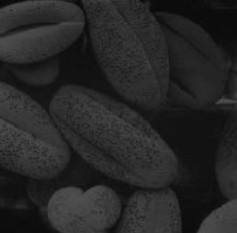
//> input picture images/hist.jpg, 237 x 233 px
$ ./exercise_6   (built with g++ and OpenCV 4)
//> lines starting //> are read from the running program, lines starting //| are printed output that depends on the picture
#include<opencv2/opencv.hpp>
#include<iostream>
#include<vector>
#include<unordered_map>
#include<iterator>
using namespace std;
using namespace cv;

/*
* 统计单通道的Mat中的像素信息， 信息保存在calVec中,calMat: 1*L
* 要求 src CV_8UC1， LMax 为总共的灰度级别
*/
void calHistInfo(const Mat& src, vector<unsigned int>& calVec, vector<unsigned int >& calVecBefor,unsigned int LMax){
	int width = src.cols;
	int height = src.rows;
	int piexl = 0;
	for (int h = 0; h < height; h++)
	{
		for (int w = 0; w < width; w++) {
			piexl = (int)src.at<uchar>(h, w);
			calVec[round(piexl)] += 1;
		}
	}

	calVecBefor[0] = calVec[0];
	for (int i = 1; i < calVec.size(); i++)
	{

		calVecBefor[i] = calVecBefor[i - 1] + calVec[i];
	}
	cout << "统计完毕" << endl;
}

/*
* 构建r 与s 之间的查询表
* s = r/MN * ∑r
*/
void createRSTable(const vector<unsigned int>& calVecBefor,
	unordered_map<unsigned int,unsigned int>& table_rs,unsigned int LMax)
{
	double total = (double)calVecBefor[LMax - 1];
	for (int i =0;i<LMax;i++)
	{
		double s = LMax*(double)calVecBefor[i] * (1.0) / total;
		if (round(s) <= 255) {
			table_rs.insert(make_pair(i, round(s)));
		}
		else
		{
			table_rs.insert(make_pair(i, 255));
		}

	}
}
/*
* 直方图均衡化
*/
void iHistImp(Mat& src, Mat&dst, unordered_map<unsigned int,unsigned int>& table_rs) {

	dst = Mat::zeros(src.size(), src.type());
	int width = src.cols;
	int height = src.rows;
	int piexl = 0;
	for (int h = 0; h < height; h++)
	{
		for (int w = 0; w < width; w++) {
			piexl = (int)src.at<uchar>(h, w);

				auto it = table_rs.find(piexl);
				if (it != table_rs.end())
				{
					dst.at<uchar>(h, w) = it->second;
				}

		}
	}
}

/*
*  用折线图展示直方图均衡前 和直方图均衡后的像素分布差别
*/

void showHistChart(Mat& canvas,unsigned int LMax,vector<unsigned int> calVec,Scalar sca, int thikness)
{
//横轴是灰度级
//纵轴是像素的分布情况，我采取的方法是像素数目最多的为单位1
	int canvas_height = canvas.rows;
	int canvas_step = canvas.cols / LMax;
	auto it = max_element(calVec.begin(), calVec.end());
	unsigned int calMax = *it;

	//开始画折线图
	for (int i = 0; i < LMax-1; i++)
	{
		line(canvas, Point(i * canvas_step, canvas_height - (canvas_height*(1.0)*calVec[i]/calMax)),
			Point((i + 1) * canvas_step, canvas_height - (canvas_height * (1.0) * calVec[i+1] / calMax)),
			sca, thikness, 8);
	}
}
/*
* 彩色图像的直方图均衡化
*/
void BGRHist(Mat& src, Mat& dst)
{
	//将彩色图像的按照BGR三个通道切分
	vector<Mat> splitMat;
	split(src,splitMat);

	//分别对bgr 三个通道进行直方图均衡化
	vector<Mat> mergeMat;
	split(src, mergeMat);
	for (int i = 0; i < 3; i++)
	{
		unsigned int LMax = 256;
		vector<unsigned int> calVec(LMax, 0);
		vector<unsigned int > calVecBefor(LMax, 0);//用于记录灰度级l之前的所以的像素点个数
		calHistInfo(splitMat[i], calVec, calVecBefor, LMax);
		//构建输入像素r 与输出像素s 之间的 一一映射表
		unordered_map<unsigned int, unsigned int > table_rs;
		createRSTable(calVecBefor, table_rs, LMax);
		iHistImp(splitMat[i],mergeMat[i], table_rs);
	}
	merge(mergeMat,dst);
}
int main(int argc, char** argv) {
	Mat src = imread("D:/images/hist.jpg", IMREAD_GRAYSCALE);
//> src is the input picture: 233 rows x 237 cols, CV_8UC1; min 7, max 81, mean 38.3
	if (src.empty()) {
		cout << "erro" << endl;
		exit(0);
	}
	//统计输入图像中的像素信息
	unsigned int LMax = 256;
	vector<unsigned int> calVec(LMax, 0);
	vector<unsigned int > calVecBefor(LMax, 0);//用于记录灰度级l之前的所以的像素点个数
	calHistInfo(src, calVec, calVecBefor,LMax);
//> the loop in calHistInfo, `for (int h = 0; h < height; h++)` made 233 passes
//> piexl on passes 1 to 3: 14, 15, 15
//> after the loop in calHistInfo, `for (int h = 0; h < height; h++)`: piexl = 61; calVec = 256 values, max 3012 at index 18, min 0 at index 0, mean 215.7
//> after the loop in calHistInfo, `for (int i = 1; i < calVec.size(); i++)`: calVecBefor = 256 values from 0 to 55221
//> calVecBefor = 256 values from 0 to 55221

	//构建输入像素r 与输出像素s 之间的 一一映射表
	unordered_map<unsigned int, unsigned int > table_rs;
	createRSTable(calVecBefor,table_rs,LMax);
//> in createRSTable, `double total = (double)calVecBefor[LMax - 1];`: total = 55221
//> the loop in createRSTable, `for (int i =0;i<LMax;i++)` made 256 passes
//> s on passes 1 to 12: 0, 0, 0, 0, 0, 0, 0, 0.0139, 0.0417, 0.102, 0.311, 1.33
//> after the loop in createRSTable, `for (int i =0;i<LMax;i++)`: table_rs = 256 items
//> table_rs = 256 items

	//进行直方图均衡化
	Mat dst;
	iHistImp(src, dst, table_rs);
//> the loop in iHistImp, `for (int h = 0; h < height; h++)` made 233 passes
//> after the loop in iHistImp, `for (int h = 0; h < height; h++)`:
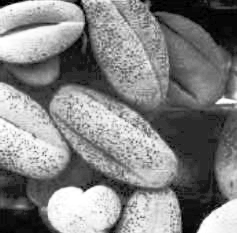
//> dst: 233 rows x 237 cols, CV_8UC1; min 0, max 255, mean 130.5
//> after the loop in iHistImp, `for (int h = 0; h < height; h++)`: piexl = 61


	//opencv 自带的直方图均衡， 比较自己实现的差别
	Mat dst1;
	equalizeHist(src, dst1);
	namedWindow("api_output", WINDOW_AUTOSIZE);
	imshow("api_output", dst1);

	//展示效果
	namedWindow("input", WINDOW_AUTOSIZE);
	namedWindow("output", WINDOW_AUTOSIZE);
	imshow("input", src);
	imshow("output",dst);

	//展示直方图均衡化前的折线图
	Mat canvas = Mat::zeros(Size(512, 512), CV_8UC3);
	canvas = Scalar(255, 255, 255);
	showHistChart(canvas,LMax,calVec,Scalar(0,0,255),2);
//> in showHistChart, `unsigned int calMax = *it;`: calMax = 3012
//> after the loop in showHistChart, `for (int i = 0; i < LMax-1; i++)`:
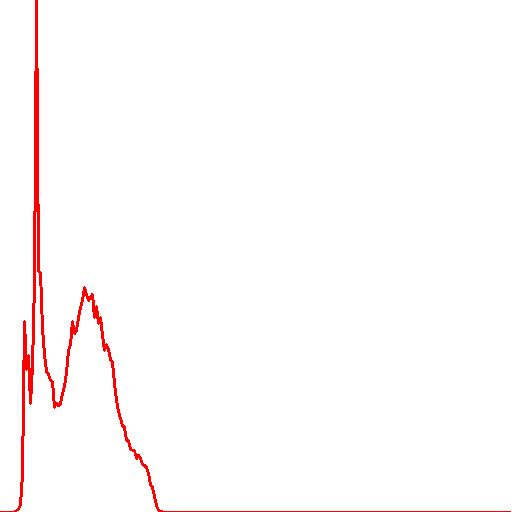
//> canvas: 512 rows x 512 cols, CV_8UC3; mean B, G, R 250.7, 250.7, 255
	namedWindow("canvas", WINDOW_FREERATIO);
	imshow("canvas",canvas);

	// 展示直方图均衡化后的折线图
	vector<unsigned int> calVec1(LMax, 0);
	vector<unsigned int > calVecBefor1(LMax, 0);//用于记录灰度级l之前的所以的像素点个数
	calHistInfo(dst, calVec1, calVecBefor1, LMax);
//> the loop in calHistInfo (call 2), `for (int h = 0; h < height; h++)` made 233 passes
//> piexl on passes 1 to 3: 15, 18, 18
//> calVec1 = 256 values, max 3012 at index 42, min 0 at index 2, mean 215.7; calVecBefor1 = 256 values from 67 to 55221
	Mat canvas1 = Mat::zeros(Size(512, 512), CV_8UC3);
	canvas1 = Scalar(255, 255, 255);
	showHistChart(canvas1, LMax, calVec1, Scalar(255, 0, 0), 2);
//> call 2 of showHistChart, with LMax = 256, sca = Scalar(255), thikness = 2
//> after the loop in showHistChart (call 2), `for (int i = 0; i < LMax-1; i++)`:
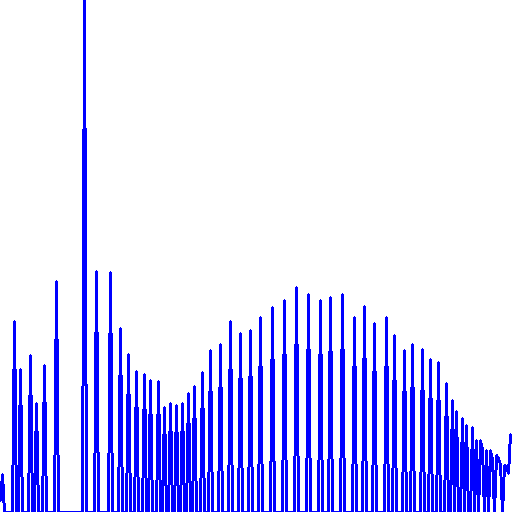
//> canvas: 512 rows x 512 cols, CV_8UC3; mean B, G, R 255, 214, 214
	namedWindow("canvas1", WINDOW_FREERATIO);
	imshow("canvas1", canvas1);


	//彩色图像的直方图均衡化
	Mat colorSrc = imread("D:/images/hl.jpg", IMREAD_COLOR);
//> hl.jpg cannot be read in this run, so this picture is empty
	namedWindow("color_input",WINDOW_AUTOSIZE);
	namedWindow("color_output", WINDOW_AUTOSIZE);
//> (the run ends here: the program stops with an error, at `imshow("color_input",colorSrc);`)

$ run again, with images/beauty.jpg copied over images/hist.jpg
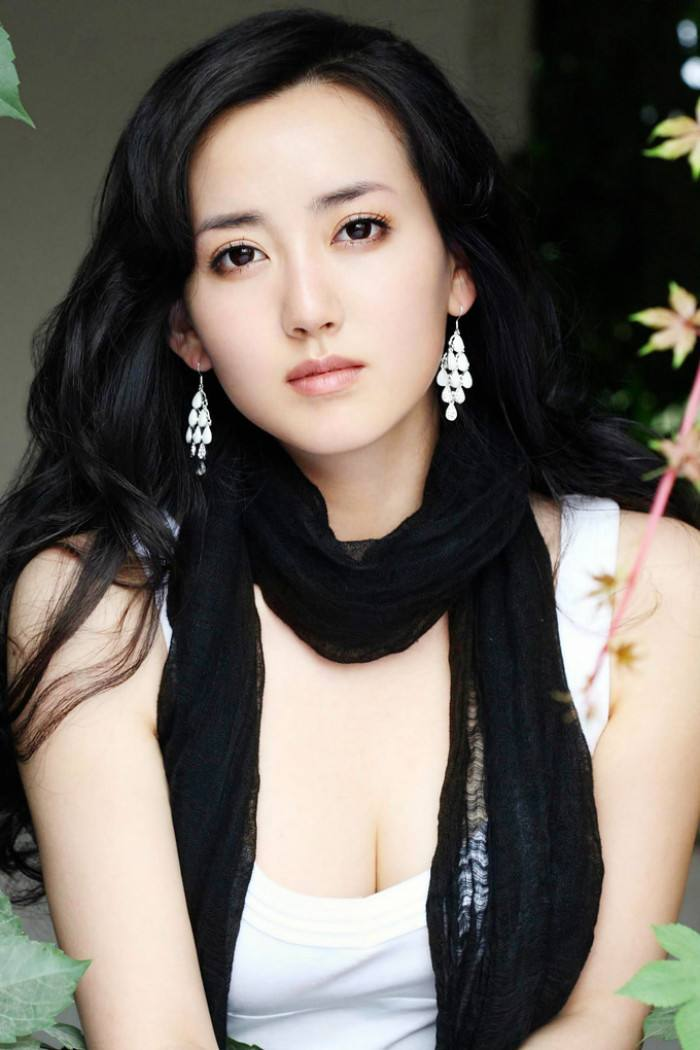
//> input picture images/beauty.jpg, 700 x 1050 px
//> the loop in calHistInfo, `for (int h = 0; h < height; h++)` made 1050 passes
//> piexl on passes 1 to 3: 19, 19, 19
//> after the loop in calHistInfo, `for (int h = 0; h < height; h++)`: piexl = 174; calVec = 256 values, max 16054 at index 5, min 231 at index 255, mean 2871.1
//> in calHistInfo, `calVecBefor[0] = calVec[0];`: calVecBefor = 256 values, max 985 at index 0, min 0 at index 1, mean 3.85
//> after the loop in calHistInfo, `for (int i = 1; i < calVec.size(); i++)`: calVecBefor = 256 values from 985 to 735000
//> total = 735000
//> the loop in createRSTable, `for (int i =0;i<LMax;i++)` made 256 passes
//> s on passes 1 to 8: 0.343, 0.984, 3.41, 7.11, 12.42, 18.01, 22.31, 26.88
//> after the loop in createRSTable, `for (int i =0;i<LMax;i++)`: table_rs = 256 items
//> the loop in iHistImp, `for (int h = 0; h < height; h++)` made 1050 passes
//> after the loop in iHistImp, `for (int h = 0; h < height; h++)`:
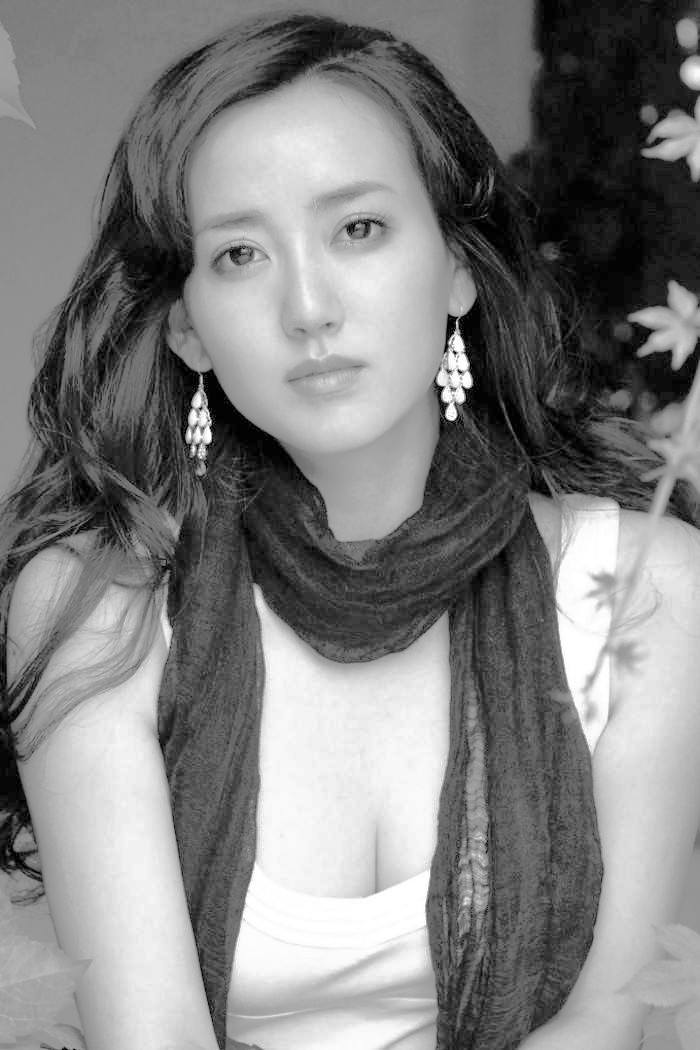
//> dst: 1050 rows x 700 cols, CV_8UC1; min 0, max 255, mean 129
//> after the loop in iHistImp, `for (int h = 0; h < height; h++)`: piexl = 174
//> calMax = 16054
//> the loop in calHistInfo (call 2), `for (int h = 0; h < height; h++)` made 1050 passes
//> piexl on passes 1 to 3: 71, 71, 71
//> calVec1 = 256 values, max 16054 at index 18, min 0 at index 2, mean 2871.1; calVecBefor1 = 256 values from 985 to 735000
//> after the loop in showHistChart (call 2), `for (int i = 0; i < LMax-1; i++)`:
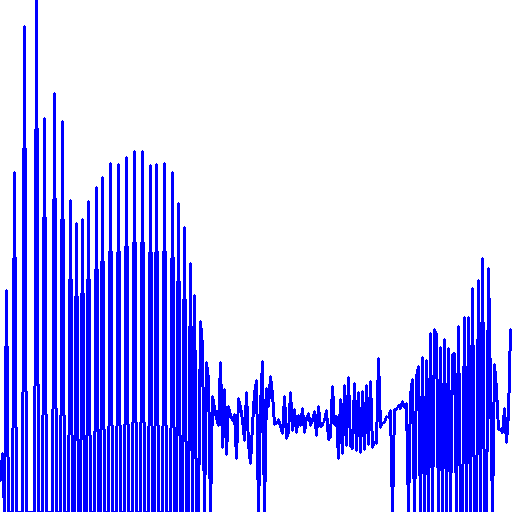
//> canvas: 512 rows x 512 cols, CV_8UC3; mean B, G, R 255, 192.5, 192.5
